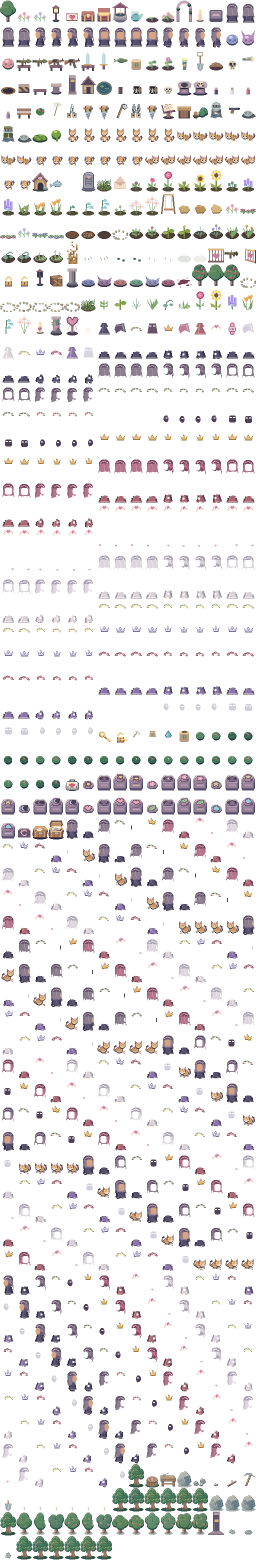
#> input picture assets/atlas.png, 512 x 3120 px (shown at 1/2 size)
$ python create_archive_art.py
#> lines starting #> are read from the running program, lines starting #| are printed output that depends on the picture
"""Original archive box, layered paper and navigation icons for the letter pile."""
from pathlib import Path
from PIL import Image, ImageDraw
import json

root = Path(__file__).resolve().parents[1]
assets = root / "assets"
art = {}
for opened in [False, True]:
    image = Image.new("RGBA", (32, 48))
    d = ImageDraw.Draw(image)
    d.ellipse((2, 39, 30, 46), fill="#282b3b")
    d.polygon([(2, 27), (27, 24), (31, 29), (28, 43), (5, 44), (1, 38)], fill="#563d44")
    d.rectangle((4, 29, 27, 41), fill="#a77859")
    d.line((5, 30, 26, 30), fill="#ddb789")
    d.line((5, 36, 26, 36), fill="#7e5149")
    d.line((5, 37, 26, 37), fill="#c5956d")
    d.polygon([(27, 29), (30, 27), (29, 40), (27, 43)], fill="#76504b")
    for x in [6, 24]:
        d.rectangle((x, 29, x + 1, 41), fill="#d4ae7c")
        d.point((x, 31), fill="#60505b")
        d.point((x, 39), fill="#60505b")
    d.rectangle((13, 32, 20, 36), fill="#725762")
    d.rectangle((14, 33, 19, 35), fill="#e8d6b7")
    d.line((15, 34, 18, 34), fill="#a58c86")
    if opened:
        d.polygon([(3, 16), (6, 9), (27, 9), (29, 17), (26, 23), (5, 23)], fill="#72524c")
        d.polygon([(6, 16), (8, 12), (25, 12), (26, 17), (24, 20), (7, 20)], fill="#ba8e67")
        d.line((8, 12, 24, 12), fill="#e2be8f")
        d.polygon([(3, 25), (7, 20), (26, 20), (30, 26), (26, 31), (6, 31)], fill="#ddb384")
        d.polygon([(6, 25), (9, 22), (24, 22), (27, 26), (24, 29), (8, 29)], fill="#453844")
        for x, y in [(7, 25), (9, 23), (10, 21)]:
            d.polygon([(x, y), (x + 13, y - 1), (x + 16, y + 3), (x + 2, y + 5)], fill="#b9a7a3")
            d.polygon([(x, y - 1), (x + 13, y - 2), (x + 16, y + 2), (x + 2, y + 3)], fill="#fff1d8")
            d.line((x + 4, y + 1, x + 11, y), fill="#c2b0ae")
        d.line((5, 31, 26, 31), fill="#f0cc96")
    else:
        d.polygon([(2, 26), (7, 20), (25, 20), (30, 26), (27, 30), (4, 30)], fill="#c49a70")
        d.line((4, 26, 8, 22, 24, 22, 28, 26), fill="#f0ce9a")
        d.line((5, 28, 26, 28), fill="#7e5350")
        d.polygon([(9, 26), (15, 24), (20, 26), (17, 29), (11, 29)], fill="#fff0d8")
        d.line((11, 27, 16, 26), fill="#bc9e9f")
    art["letter_box_open" if opened else "letter_box"] = image
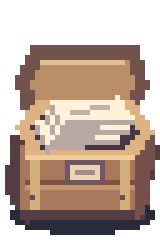
#> image: PIL image 32x48 RGBA (shown 5 times larger); mean R, G, B, A 104.4, 84.2, 71.7, 166.7; transparent parts drawn white
#> after the loop, art = 2 items

atlas = Image.open(assets / "atlas.png").convert("RGBA")
#> atlas is the input picture: PIL image 512x3120 RGBA; mean R, G, B, A 23.9, 21.7, 22, 43
#> (the run stopped early here; a loop or call above may not have finished)
